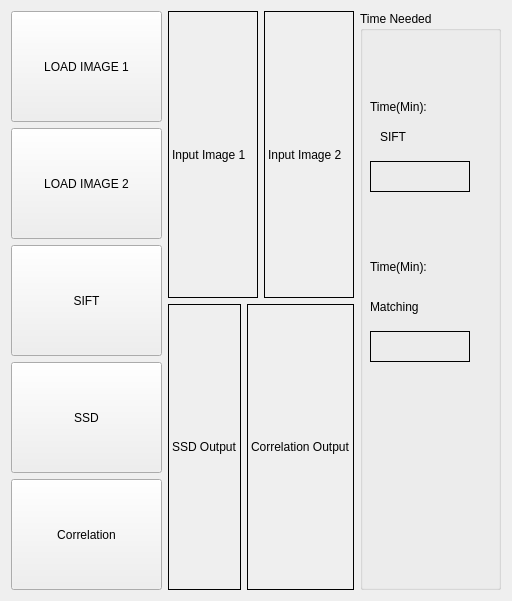
      <widget class="QWidget" name="tab_4">
       <attribute name="title">
        <string>Template Matching</string>
       </attribute>
       <layout class="QGridLayout" name="gridLayout_8">
        <item row="0" column="0">
         <layout class="QHBoxLayout" name="horizontalLayout_17">
          <item>
           <layout class="QVBoxLayout" name="verticalLayout_9">
            <item>
             <widget class="QPushButton" name="load1Tab8">
              <property name="sizePolicy">
               <sizepolicy hsizetype="Fixed" vsizetype="Fixed">
                <horstretch>0</horstretch>
                <verstretch>0</verstretch>
               </sizepolicy>
              </property>
              <property name="minimumSize">
               <size>
                <width>151</width>
                <height>111</height>
               </size>
              </property>
              <property name="maximumSize">
               <size>
                <width>151</width>
                <height>111</height>
               </size>
              </property>
              <property name="text">
               <string>LOAD IMAGE 1</string>
              </property>
             </widget>
            </item>
            <item>
             <widget class="QPushButton" name="load2Tab8">
              <property name="sizePolicy">
               <sizepolicy hsizetype="Fixed" vsizetype="Fixed">
                <horstretch>0</horstretch>
                <verstretch>0</verstretch>
               </sizepolicy>
              </property>
              <property name="minimumSize">
               <size>
                <width>151</width>
                <height>111</height>
               </size>
              </property>
              <property name="maximumSize">
               <size>
                <width>151</width>
                <height>111</height>
               </size>
              </property>
              <property name="text">
               <string>LOAD IMAGE 2</string>
              </property>
             </widget>
            </item>
            <item>
             <widget class="QPushButton" name="SIFTTab8">
              <property name="minimumSize">
               <size>
                <width>151</width>
                <height>111</height>
               </size>
              </property>
              <property name="maximumSize">
               <size>
                <width>151</width>
                <height>111</height>
               </size>
              </property>
              <property name="text">
               <string>SIFT</string>
              </property>
             </widget>
            </item>
            <item>
             <widget class="QPushButton" name="ssdTab8">
              <property name="sizePolicy">
               <sizepolicy hsizetype="Fixed" vsizetype="Fixed">
                <horstretch>0</horstretch>
                <verstretch>0</verstretch>
               </sizepolicy>
              </property>
              <property name="minimumSize">
               <size>
                <width>151</width>
                <height>111</height>
               </size>
              </property>
              <property name="maximumSize">
               <size>
                <width>151</width>
                <height>111</height>
               </size>
              </property>
              <property name="text">
               <string>SSD</string>
              </property>
             </widget>
            </item>
            <item>
             <widget class="QPushButton" name="correlationTab8">
              <property name="sizePolicy">
               <sizepolicy hsizetype="Fixed" vsizetype="Fixed">
                <horstretch>0</horstretch>
                <verstretch>0</verstretch>
               </sizepolicy>
              </property>
              <property name="minimumSize">
               <size>
                <width>151</width>
                <height>111</height>
               </size>
              </property>
              <property name="maximumSize">
               <size>
                <width>151</width>
                <height>111</height>
               </size>
              </property>
              <property name="text">
               <string>Correlation</string>
              </property>
             </widget>
            </item>
           </layout>
          </item>
          <item>
           <layout class="QVBoxLayout" name="verticalLayout_14">
            <item>
             <layout class="QHBoxLayout" name="horizontalLayout_21">
              <item>
               <widget class="QLabel" name="input1Tab8">
                <property name="frameShape">
                 <enum>QFrame::Box</enum>
                </property>
                <property name="text">
                 <string>Input Image 1</string>
                </property>
               </widget>
              </item>
              <item>
               <widget class="QLabel" name="input2Tab8">
                <property name="frameShape">
                 <enum>QFrame::Box</enum>
                </property>
                <property name="text">
                 <string>Input Image 2</string>
                </property>
               </widget>
              </item>
             </layout>
            </item>
            <item>
             <layout class="QHBoxLayout" name="horizontalLayout_22">
              <item>
               <widget class="QLabel" name="output1Tab8">
                <property name="frameShape">
                 <enum>QFrame::Box</enum>
                </property>
                <property name="text">
                 <string>SSD Output</string>
                </property>
               </widget>
              </item>
              <item>
               <widget class="QLabel" name="output2Tab8">
                <property name="frameShape">
                 <enum>QFrame::Box</enum>
                </property>
                <property name="text">
                 <string>Correlation Output</string>
                </property>
               </widget>
              </item>
             </layout>
            </item>
           </layout>
          </item>
          <item>
           <widget class="QGroupBox" name="groupBox_6">
            <property name="sizePolicy">
             <sizepolicy hsizetype="Fixed" vsizetype="Preferred">
              <horstretch>0</horstretch>
              <verstretch>0</verstretch>
             </sizepolicy>
            </property>
            <property name="minimumSize">
             <size>
              <width>141</width>
              <height>0</height>
             </size>
            </property>
            <property name="maximumSize">
             <size>
              <width>141</width>
              <height>16777215</height>
             </size>
            </property>
            <property name="title">
             <string>Time Needed</string>
            </property>
            <widget class="QLabel" name="label_9">
             <property name="geometry">
              <rect>
               <x>10</x>
               <y>80</y>
               <width>121</width>
               <height>31</height>
              </rect>
             </property>
             <property name="sizePolicy">
              <sizepolicy hsizetype="Fixed" vsizetype="Fixed">
               <horstretch>0</horstretch>
               <verstretch>0</verstretch>
              </sizepolicy>
             </property>
             <property name="minimumSize">
              <size>
               <width>121</width>
               <height>31</height>
              </size>
             </property>
             <property name="maximumSize">
              <size>
               <width>121</width>
               <height>31</height>
              </size>
             </property>
             <property name="text">
              <string>Time(Min):</string>
             </property>
            </widget>
            <widget class="QLabel" name="timeTab8">
             <property name="geometry">
              <rect>
               <x>10</x>
               <y>150</y>
               <width>100</width>
               <height>31</height>
              </rect>
             </property>
             <property name="sizePolicy">
              <sizepolicy hsizetype="Fixed" vsizetype="Fixed">
               <horstretch>0</horstretch>
               <verstretch>0</verstretch>
              </sizepolicy>
             </property>
             <property name="minimumSize">
              <size>
               <width>100</width>
               <height>31</height>
              </size>
             </property>
             <property name="maximumSize">
              <size>
               <width>1000</width>
               <height>31</height>
              </size>
             </property>
             <property name="frameShape">
              <enum>QFrame::Box</enum>
             </property>
             <property name="text">
              <string/>
             </property>
            </widget>
            <widget class="QLabel" name="label">
             <property name="geometry">
              <rect>
               <x>20</x>
               <y>110</y>
               <width>121</width>
               <height>31</height>
              </rect>
             </property>
             <property name="minimumSize">
              <size>
               <width>121</width>
               <height>31</height>
              </size>
             </property>
             <property name="maximumSize">
              <size>
               <width>121</width>
               <height>31</height>
              </size>
             </property>
             <property name="text">
              <string>SIFT</string>
             </property>
            </widget>
            <widget class="QLabel" name="label_4">
             <property name="geometry">
              <rect>
               <x>10</x>
               <y>280</y>
               <width>121</width>
               <height>31</height>
              </rect>
             </property>
             <property name="minimumSize">
              <size>
               <width>121</width>
               <height>31</height>
              </size>
             </property>
             <property name="maximumSize">
              <size>
               <width>121</width>
               <height>31</height>
              </size>
             </property>
             <property name="text">
              <string>Matching</string>
             </property>
            </widget>
            <widget class="QLabel" name="label_7">
             <property name="geometry">
              <rect>
               <x>10</x>
               <y>240</y>
               <width>121</width>
               <height>31</height>
              </rect>
             </property>
             <property name="minimumSize">
              <size>
               <width>121</width>
               <height>31</height>
              </size>
             </property>
             <property name="maximumSize">
              <size>
               <width>121</width>
               <height>31</height>
              </size>
             </property>
             <property name="text">
              <string>Time(Min):</string>
             </property>
            </widget>
            <widget class="QLabel" name="timeMatchTab8">
             <property name="geometry">
              <rect>
               <x>10</x>
               <y>320</y>
               <width>100</width>
               <height>31</height>
              </rect>
             </property>
             <property name="minimumSize">
              <size>
               <width>100</width>
               <height>31</height>
              </size>
             </property>
             <property name="maximumSize">
              <size>
               <width>100</width>
               <height>31</height>
              </size>
             </property>
             <property name="frameShape">
              <enum>QFrame::Box</enum>
             </property>
             <property name="text">
              <string/>
             </property>
            </widget>
           </widget>
          </item>
         </layout>
        </item>
       </layout>
      </widget>
